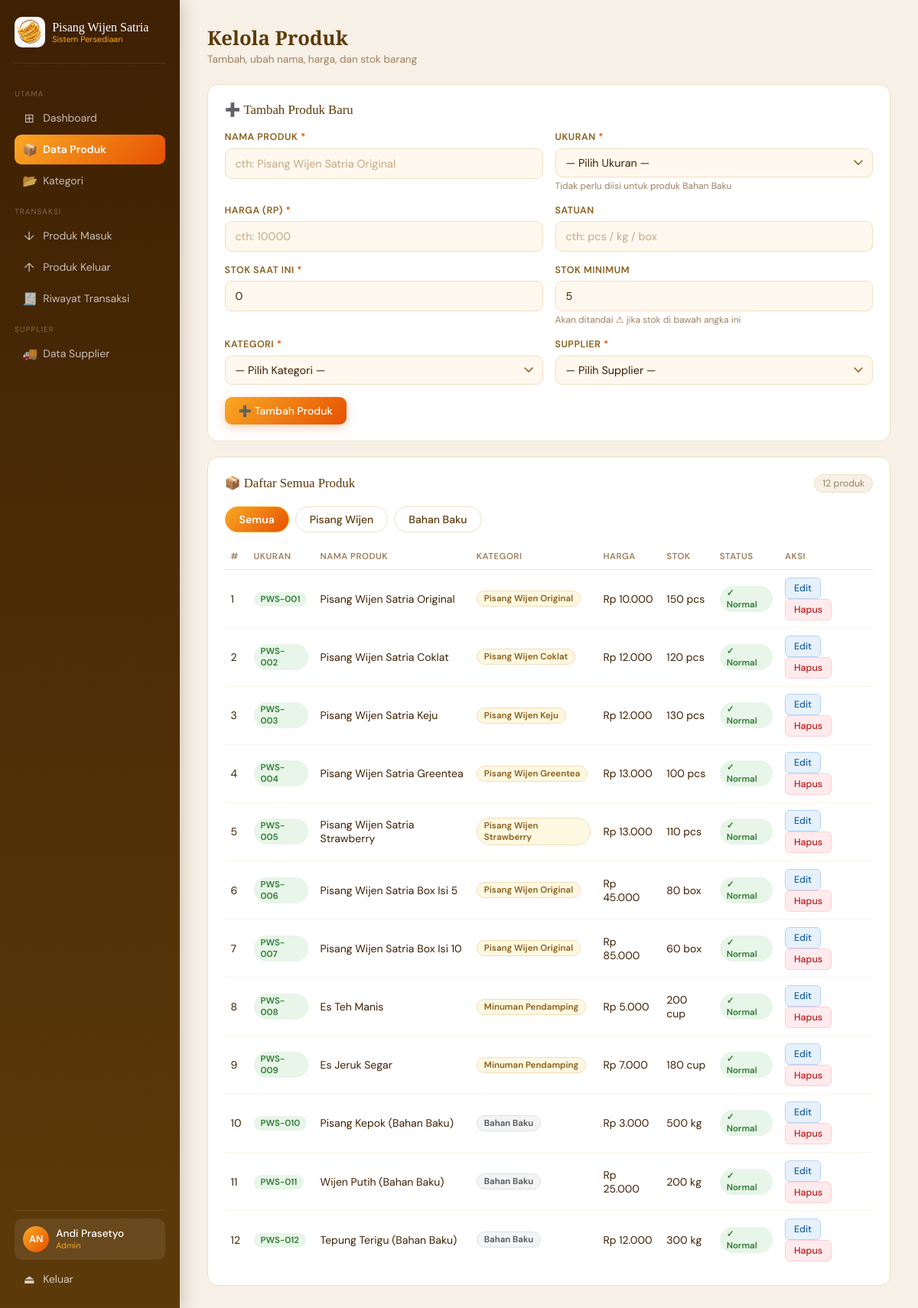
Page /kelola_produk.php (signed in) on the committed database.
### tables this page shows
CREATE TABLE `produk` (
  `id_produk` int(11) NOT NULL,
  `id_kategori` int(11) NOT NULL,
  `id_supplier` int(11) NOT NULL,
  `kode_produk` varchar(10) NOT NULL,
  `stok_min` int(11) NOT NULL,
  `nama_produk` varchar(50) NOT NULL,
  `harga_produk` varchar(25) NOT NULL,
  `satuan` varchar(10) NOT NULL,
  `stok_supp` int(11) NOT NULL
);

CREATE TABLE `kategori` (
  `id_kategori` int(11) NOT NULL,
  `nama_kategori` varchar(125) NOT NULL
);

### kelola_produk.php (the view, shortened to what this page needs)
<?php
require_once 'koneksi.php';
$edit_data = null;
$produk_list = mysqli_query($koneksi,
    "SELECT p.*, k.nama_kategori, s.nama_toko
     FROM produk p
     LEFT JOIN kategori k ON p.id_kategori = k.id_kategori
     LEFT JOIN supplier s ON p.id_supplier = s.id_supplier
     ORDER BY p.id_produk ASC");
include 'header_nav.php';
?>
<div class="page-head">
  <div>
    <h1 class="page-title">Kelola Produk</h1>
    <p class="page-sub">Tambah, ubah nama, harga, dan stok barang</p>
  </div>
</div>
<div class="card mb">
  <div class="card-head">
    <span class="card-title"><?= $edit_data ? '✏️ Edit Produk' : '➕ Tambah Produk Baru' ?></span>
  </div>
  <form method="POST" action="kelola_produk.php" id="form-produk">
    <div class="form-grid">
      <div class="form-group">
        <label class="form-label">Nama Produk <span class="req">*</span></label>
        <input class="form-input" type="text" name="nama_produk" required
               placeholder="cth: Pisang Wijen Satria Original"
               value="<?= htmlspecialchars($edit_data['nama_produk'] ?? '') ?>">
      </div>
      <div class="form-group" id="kolom-ukuran">
        <label class="form-label">Ukuran <span class="req">*</span></label>
        <select class="form-input" name="kode_produk" id="select-ukuran">
          <option value="">— Pilih Ukuran —</option>
        </select>
        <small class="hint">Tidak perlu diisi untuk produk Bahan Baku</small>
      </div>
      <div class="form-group">
        <label class="form-label">Harga (Rp) <span class="req">*</span></label>
        <input class="form-input" type="number" name="harga_produk" required min="0"
               placeholder="cth: 10000"
               value="<?= htmlspecialchars($edit_data['harga_produk'] ?? '') ?>">
      </div>
      <div class="form-group">
        <label class="form-label">Satuan</label>
        <input class="form-input" type="text" name="satuan"
               placeholder="cth: pcs / kg / box"
               value="<?= htmlspecialchars($edit_data['satuan'] ?? '') ?>">
      </div>
      <div class="form-group">
        <label class="form-label">Stok Saat Ini <span class="req">*</span></label>
        <input class="form-input" type="number" name="stok_supp" required min="0"
               value="<?= htmlspecialchars($edit_data['stok_supp'] ?? 0) ?>">
      </div>
      <div class="form-group">
        <label class="form-label">Stok Minimum</label>
        <input class="form-input" type="number" name="stok_min" min="0"
               value="<?= htmlspecialchars($edit_data['stok_min'] ?? 5) ?>">
        <small class="hint">Akan ditandai ⚠ jika stok di bawah angka ini</small>
      </div>
      <div class="form-group">
        <label class="form-label">Kategori <span class="req">*</span></label>
        <select class="form-input" name="id_kategori" required
                id="pilih-kategori" onchange="cekKategoriDanSupplier(this.value)">
          <option value="">— Pilih Kategori —</option>
        </select>
      </div>
      <div class="form-group" id="kolom-supplier">
        <label class="form-label">Supplier <span class="req">*</span></label>
        <select class="form-input" name="id_supplier" required>
          <option value="">— Pilih Supplier —</option>
        </select>
      </div>
    </div>
    <div style="margin-top:1rem">
      <button type="submit" class="btn btn-utama">
        <?= $edit_data ? '💾 Simpan Perubahan' : '➕ Tambah Produk' ?>
      </button>
    </div>
  </form>
</div>
<div class="card">
  <div class="card-head">
    <span class="card-title">📦 Daftar Semua Produk</span>
    <span class="badge-count" id="jumlah-produk"><?= mysqli_num_rows($produk_list) ?> produk</span>
  </div>
  <div style="display:flex;gap:8px;margin-bottom:1rem;flex-wrap:wrap">
    <button onclick="filterTab('semua')" id="tab-semua"
      style="padding:7px 18px;border-radius:20px;border:1.5px solid var(--kuning);
             background:linear-gradient(135deg,var(--kuning),var(--oranye));
             color:#fff;font-family:'DM Sans',sans-serif;font-size:.875rem;
             font-weight:600;cursor:pointer">
      Semua
    </button>
    <button onclick="filterTab('pisang')" id="tab-pisang"
      style="padding:7px 18px;border-radius:20px;border:1.5px solid var(--border);
             background:#fff;color:var(--coklat);font-family:'DM Sans',sans-serif;
             font-size:.875rem;font-weight:500;cursor:pointer">
      Pisang Wijen
    </button>
    <button onclick="filterTab('bahan')" id="tab-bahan"
      style="padding:7px 18px;border-radius:20px;border:1.5px solid var(--border);
             background:#fff;color:var(--coklat);font-family:'DM Sans',sans-serif;
             font-size:.875rem;font-weight:500;cursor:pointer">
      Bahan Baku
    </button>
  </div>
  <div class="table-wrap">
  <table>
    <thead>
      <tr>
        <th>#</th>
        <th>Ukuran</th>
        <th>Nama Produk</th>
        <th>Kategori</th>
        <th>Harga</th>
        <th>Stok</th>
        <th>Status</th>
        <th>Aksi</th>
      </tr>
    </thead>
    <tbody id="tbody-produk">
      <?php $no=1; while ($p = mysqli_fetch_assoc($produk_list)):
        $jenis_tab = (stripos($p['nama_kategori'],'Bahan Baku') !== false) ? 'bahan' : 'pisang';
      ?>
      <tr data-tab="<?= $jenis_tab ?>">
        <td class="nomor"><?= $no++ ?></td>
        <td>
          <?php
          $kode = $p['kode_produk'];
          if ($kode && $kode !== '-') {
              $warna = $kode === 'Large' ? 'badge-b' : 'badge-h';
              echo "<span class='badge $warna'>$kode</span>";
          } else {
              echo '<span style="color:var(--muda);font-size:.8rem">—</span>';
          }
          ?>
        </td>
        <td><?= htmlspecialchars($p['nama_produk']) ?></td>
        <td>
          <span class="badge <?= $jenis_tab==='bahan' ? 'badge-abu' : 'badge-o' ?>">
            <?= htmlspecialchars($p['nama_kategori'] ?? '-') ?>
          </span>
        </td>
        <td>Rp <?= number_format((int)$p['harga_produk'],0,',','.') ?></td>
        <td><?= $p['stok_supp'] ?> <?= htmlspecialchars($p['satuan']) ?></td>
        <td>
          <?php if ($p['stok_supp'] == 0): ?>
            <span class="badge badge-w">&#10005; Habis</span>
          <?php elseif ($p['stok_supp'] <= $p['stok_min']): ?>
            <span class="badge badge-w">&#9888; Menipis</span>
          <?php else: ?>
            <span class="badge badge-h">&#10003; Normal</span>
          <?php endif; ?>
        </td>
        <td>
          <a href="kelola_produk.php?edit=<?= $p['id_produk'] ?>" class="btn btn-kecil btn-biru">Edit</a>
          <a href="kelola_produk.php?hapus=<?= $p['id_produk'] ?>"
             class="btn btn-kecil btn-merah"
             onclick="return confirm('Yakin hapus produk ini?')">Hapus</a>
        </td>
      </tr>
      <?php endwhile; ?>
    </tbody>
  </table>
  </div>
</div>
<?php include 'footer_nav.php'; ?>

### header_nav.php (style rules this page uses)
*, *::before, *::after { margin:0; padding:0; box-sizing:border-box; }
:root { --kuning:#F9A825; --oranye:#E65100; --coklat:#5D3A0A; --coklat-tua:#3E2003; --muda:#9E8060; --krem:#FFF8EE; --border:#EFE0C4; }
body { font-family:'DM Sans',sans-serif; background:#F7F0E6; color:var(--coklat-tua); min-height:100vh; }
.page-head { display:flex; align-items:center; justify-content:space-between; margin-bottom:1.5rem; }
.page-title { font-family:'Playfair Display',serif; font-size:1.6rem; color:var(--coklat); }
.page-sub { font-size:.85rem; color:var(--muda); margin-top:2px; }
.card { background:#fff; border-radius:14px; padding:1.35rem; border:1px solid var(--border); }
.card.mb { margin-bottom:1.25rem; }
.card-head { display:flex; align-items:center; justify-content:space-between; margin-bottom:1.1rem; flex-wrap:wrap; gap:8px; }
.card-title { font-family:'Playfair Display',serif; font-size:1.05rem; color:var(--coklat); }
.badge-count { background:#F7F0E6; border:1px solid var(--border); padding:3px 10px; border-radius:20px; font-size:.78rem; color:var(--muda); }
.form-grid { display:grid; grid-template-columns:1fr 1fr; gap:1rem; }
.form-group { display:flex; flex-direction:column; }
.form-label { font-size:.78rem; font-weight:600; color:#8B5E1A; text-transform:uppercase; letter-spacing:.04em; margin-bottom:.4rem; }
.form-input { padding:10px 13px; border:1.5px solid var(--border); border-radius:9px; font-family:'DM Sans',sans-serif; font-size:.9rem; color:var(--coklat-tua); background:var(--krem); outline:none; transition:border-color .2s, box-shadow .2s; width:100%; }
.form-input::placeholder { color:#C4A882; }
select.form-input { appearance:none; background-repeat:no-repeat; background-position:right 12px center; padding-right:32px; }
.req { color:var(--oranye); }
.hint { font-size:.75rem; color:var(--muda); margin-top:3px; }
.btn { display:inline-flex; align-items:center; gap:5px; padding:9px 18px; border-radius:9px; font-family:'DM Sans',sans-serif; font-size:.875rem; font-weight:500; cursor:pointer; border:none; text-decoration:none; transition:all .18s; white-space:nowrap; }
.btn-utama { background:linear-gradient(135deg,var(--kuning),var(--oranye)); color:#fff; box-shadow:0 4px 14px rgba(230,81,0,.25); }
.btn-kecil { padding:5px 11px; font-size:.78rem; border-radius:6px; }
.btn-biru { background:#E6F1FB; color:#185FA5; border:1px solid #B5D4F4; }
.btn-merah { background:#FFEBEE; color:#B71C1C; border:1px solid #FFCDD2; }
.table-wrap { overflow-x:auto; }
table { width:100%; border-collapse:collapse; min-width:500px; }
th { font-size:.72rem; text-transform:uppercase; letter-spacing:.04em; color:var(--muda); font-weight:600; padding:.55rem .5rem; text-align:left; border-bottom:1.5px solid var(--border); white-space:nowrap; }
td { padding:.6rem .5rem; font-size:.875rem; border-bottom:1px solid #FAF4E8; vertical-align:middle; }
tr:last-child td { border-bottom:none; }
.badge { display:inline-block; padding:2px 9px; border-radius:20px; font-size:.72rem; font-weight:600; }
.badge-h { background:#E8F5E9; color:#2E7D32; }
.badge-o { background:#FFF8E1; color:#8B5E1A; border:1px solid #F0DDB8; }
.badge-abu { background:#F3F4F6; color:#555; border:1px solid #E0E0E0; }

### rows in the picture
produk: kode_produk "PWS-001", nama_produk "Pisang Wijen Satria Original", id_kategori.nama_kategori "Pisang Wijen Original", harga_produk "10.000", stok_supp "150", satuan "pcs", stok_min "✓ Normal"
produk: kode_produk "PWS-002", nama_produk "Pisang Wijen Satria Coklat", id_kategori.nama_kategori "Pisang Wijen Coklat", harga_produk "12.000", stok_supp "120", satuan "pcs", stok_min "✓ Normal"
produk: kode_produk "PWS-003", nama_produk "Pisang Wijen Satria Keju", id_kategori.nama_kategori "Pisang Wijen Keju", harga_produk "12.000", stok_supp "130", satuan "pcs", stok_min "✓ Normal"
produk: kode_produk "PWS-004", nama_produk "Pisang Wijen Satria Greentea", id_kategori.nama_kategori "Pisang Wijen Greentea", harga_produk "13.000", stok_supp "100", satuan "pcs", stok_min "✓ Normal"
produk: kode_produk "PWS-005", nama_produk "Pisang Wijen Satria Strawberry", id_kategori.nama_kategori "Pisang Wijen Strawberry", harga_produk "13.000", stok_supp "110", satuan "pcs", stok_min "✓ Normal"
produk: kode_produk "PWS-006", nama_produk "Pisang Wijen Satria Box Isi 5", id_kategori.nama_kategori "Pisang Wijen Original", harga_produk "45.000", stok_supp "80", satuan "box", stok_min "✓ Normal"
produk: kode_produk "PWS-007", nama_produk "Pisang Wijen Satria Box Isi 10", id_kategori.nama_kategori "Pisang Wijen Original", harga_produk "85.000", stok_supp "60", satuan "box", stok_min "✓ Normal"
produk: kode_produk "PWS-008", nama_produk "Es Teh Manis", id_kategori.nama_kategori "Minuman Pendamping", harga_produk "5.000", stok_supp "200", satuan "cup", stok_min "✓ Normal"
produk: kode_produk "PWS-009", nama_produk "Es Jeruk Segar", id_kategori.nama_kategori "Minuman Pendamping", harga_produk "7.000", stok_supp "180", satuan "cup", stok_min "✓ Normal"
produk: kode_produk "PWS-010", nama_produk "Pisang Kepok (Bahan Baku)", id_kategori.nama_kategori "Bahan Baku", harga_produk "3.000", stok_supp "500", satuan "kg", stok_min "✓ Normal"
produk: kode_produk "PWS-011", nama_produk "Wijen Putih (Bahan Baku)", id_kategori.nama_kategori "Bahan Baku", harga_produk "25.000", stok_supp "200", satuan "kg", stok_min "✓ Normal"
produk: kode_produk "PWS-012", nama_produk "Tepung Terigu (Bahan Baku)", id_kategori.nama_kategori "Bahan Baku", harga_produk "12.000", stok_supp "300", satuan "kg", stok_min "✓ Normal"

### other values in the picture
$inisial "AN"
$nama "Andi Prasetyo"
$label_level "Admin"
